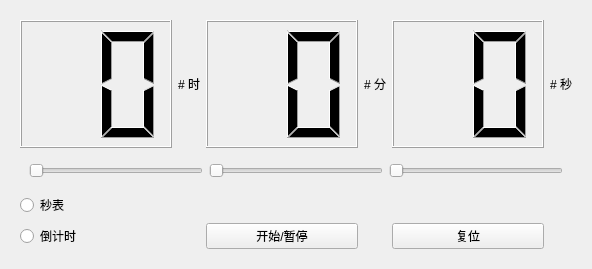
<?xml version="1.0" encoding="UTF-8"?>
<ui version="4.0">
 <class>Form</class>
 <widget class="QWidget" name="Form">
  <property name="geometry">
   <rect>
    <x>0</x>
    <y>0</y>
    <width>592</width>
    <height>269</height>
   </rect>
  </property>
  <property name="windowTitle">
   <string>计时器</string>
  </property>
  <layout class="QGridLayout" name="gridLayout">
   <item row="4" column="2">
    <widget class="QWidget" name="widget_2" native="true">
     <layout class="QGridLayout" name="gridLayout_2">
      <item row="0" column="4">
       <widget class="QLCDNumber" name="lcdNumber_3">
        <property name="digitCount">
         <number>2</number>
        </property>
       </widget>
      </item>
      <item row="0" column="2">
       <widget class="QLCDNumber" name="lcdNumber_2">
        <property name="digitCount">
         <number>2</number>
        </property>
       </widget>
      </item>
      <item row="0" column="3">
       <widget class="QLabel" name="label_2">
        <property name="sizePolicy">
         <sizepolicy hsizetype="Maximum" vsizetype="Preferred">
          <horstretch>0</horstretch>
          <verstretch>0</verstretch>
         </sizepolicy>
        </property>
        <property name="text">
         <string># 分</string>
        </property>
        <property name="textFormat">
         <enum>Qt::MarkdownText</enum>
        </property>
       </widget>
      </item>
      <item row="0" column="1">
       <widget class="QLabel" name="label">
        <property name="sizePolicy">
         <sizepolicy hsizetype="Maximum" vsizetype="Preferred">
          <horstretch>0</horstretch>
          <verstretch>0</verstretch>
         </sizepolicy>
        </property>
        <property name="text">
         <string># 时</string>
        </property>
        <property name="textFormat">
         <enum>Qt::MarkdownText</enum>
        </property>
       </widget>
      </item>
      <item row="0" column="5">
       <widget class="QLabel" name="label_3">
        <property name="sizePolicy">
         <sizepolicy hsizetype="Maximum" vsizetype="Preferred">
          <horstretch>0</horstretch>
          <verstretch>0</verstretch>
         </sizepolicy>
        </property>
        <property name="text">
         <string># 秒</string>
        </property>
        <property name="textFormat">
         <enum>Qt::MarkdownText</enum>
        </property>
       </widget>
      </item>
      <item row="0" column="0">
       <widget class="QLCDNumber" name="lcdNumber">
        <property name="frameShape">
         <enum>QFrame::Box</enum>
        </property>
        <property name="frameShadow">
         <enum>QFrame::Raised</enum>
        </property>
        <property name="smallDecimalPoint">
         <bool>false</bool>
        </property>
        <property name="digitCount">
         <number>2</number>
        </property>
        <property name="mode">
         <enum>QLCDNumber::Dec</enum>
        </property>
        <property name="segmentStyle">
         <enum>QLCDNumber::Filled</enum>
        </property>
        <property name="value" stdset="0">
         <double>0.000000000000000</double>
        </property>
       </widget>
      </item>
      <item row="4" column="0">
       <widget class="QRadioButton" name="radioButton">
        <property name="text">
         <string>秒表</string>
        </property>
       </widget>
      </item>
      <item row="5" column="0">
       <widget class="QRadioButton" name="radioButton_2">
        <property name="text">
         <string>倒计时</string>
        </property>
       </widget>
      </item>
      <item row="1" column="0" colspan="6">
       <widget class="QWidget" name="widget" native="true">
        <property name="sizePolicy">
         <sizepolicy hsizetype="Preferred" vsizetype="Maximum">
          <horstretch>0</horstretch>
          <verstretch>0</verstretch>
         </sizepolicy>
        </property>
        <layout class="QHBoxLayout" name="horizontalLayout">
         <item>
          <widget class="QSlider" name="horizontalSlider">
           <property name="maximum">
            <number>60</number>
           </property>
           <property name="pageStep">
            <number>1</number>
           </property>
           <property name="orientation">
            <enum>Qt::Horizontal</enum>
           </property>
          </widget>
         </item>
         <item>
          <widget class="QSlider" name="horizontalSlider_2">
           <property name="maximum">
            <number>60</number>
           </property>
           <property name="pageStep">
            <number>1</number>
           </property>
           <property name="orientation">
            <enum>Qt::Horizontal</enum>
           </property>
          </widget>
         </item>
         <item>
          <widget class="QSlider" name="horizontalSlider_3">
           <property name="maximum">
            <number>60</number>
           </property>
           <property name="pageStep">
            <number>1</number>
           </property>
           <property name="orientation">
            <enum>Qt::Horizontal</enum>
           </property>
          </widget>
         </item>
        </layout>
       </widget>
      </item>
      <item row="5" column="4">
       <widget class="QPushButton" name="pushButton_2">
        <property name="text">
         <string>复位</string>
        </property>
       </widget>
      </item>
      <item row="5" column="2">
       <widget class="QPushButton" name="pushButton">
        <property name="text">
         <string>开始/暂停</string>
        </property>
       </widget>
      </item>
     </layout>
    </widget>
   </item>
  </layout>
 </widget>
 <resources/>
 <connections/>
</ui>
